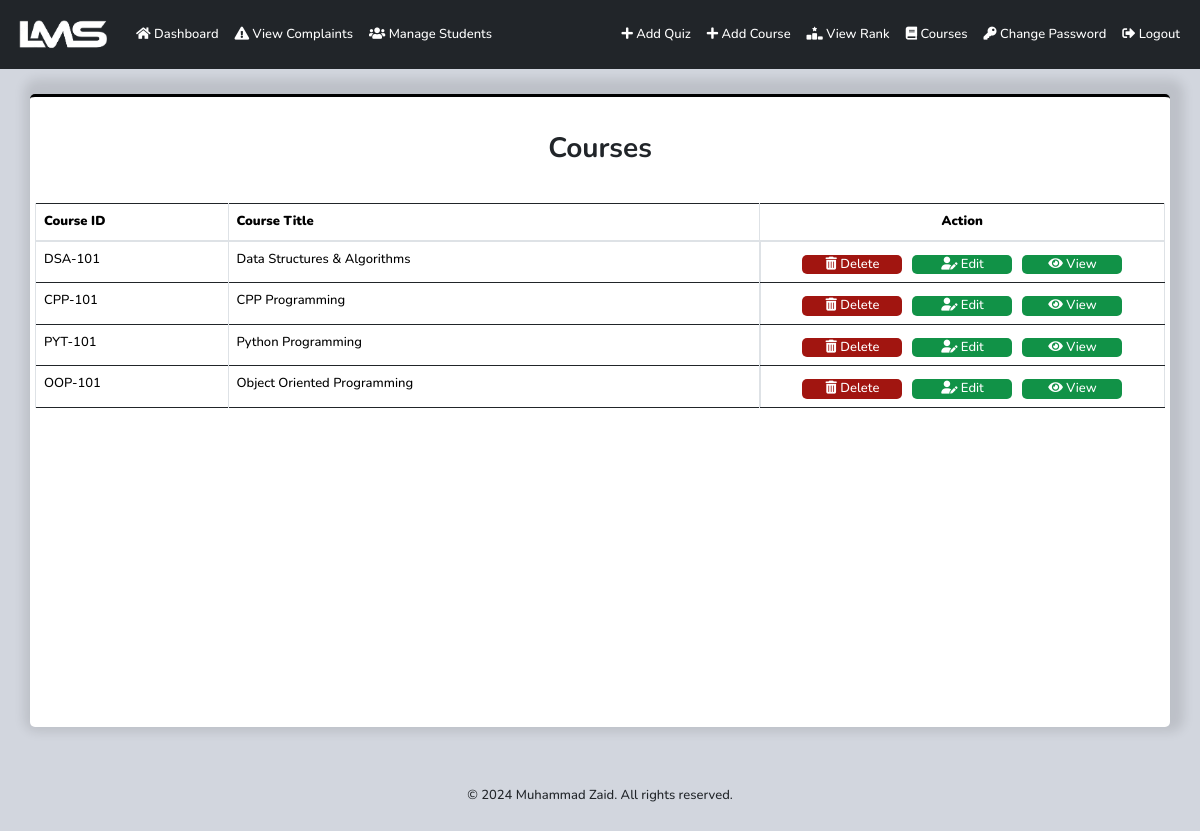
The app's page /courses/ (signed in) with its own data.
### base/models.py (models this page shows, shortened)
class Courses(models.Model):
    course_title = models.CharField(max_length=200)
    course_no = models.CharField(max_length=200, unique=True)

### base/views.py (the view)
# urls.py: path('courses/', views.courses, name='courses'),
@login_required(login_url='login')
def courses(request):
    courses = Courses.objects.all()
    return render(request, 'base/courses.html', {'courses': courses})

### base/templates/base/courses.html (shortened to what this page needs)
{% extends 'base/main.html' %}
{% load static %}
{% block content %}
<div class="quiz-main-container" style="height: 88vh;">
    <div id="quiz-container" class="quiz-main-container-box">
        <h3 class="quiz-title-2"><strong>Courses</strong></h3>
        <div class="table-responsive">
            <table id="course-table" style="vertical-align: middle; min-width: 100%;"
                class="table table-hover table-bordered">
            <thead>
                <tr>
                    <th width="4%"><strong>Course ID</strong></th>
                    <th width="12%"><strong>Course Title</strong></th>
                    {% if user.is_staff %}
                    <th width="2%" style="text-align: center;"><strong>Action</strong></th>
                    {% endif %}
                </tr>
            </thead>
            <tbody>
                {% for course in courses %}
                <tr>
                    <td class="m">{{course.course_no}}</td>
                    <td class="m"><a href="{% url 'quizzes' course.id %}">{{course.course_title}}</a></td>
                    {% if user.is_staff %}
                    <td class="m" style="display: flex; justify-content: center; align-items: center; gap: 10px;">
                        <a href="{% url 'delete_course' course.id %}">
                            <button class="sub-danger-label" style="padding: 0px; width: 100px; margin-top: 5px;">
                                <i class="fa-solid fa-trash-can"></i> Delete
                            </button>
                        </a>
                        <a href="{% url 'edit_course' course.id %}">
                            <button class="sub-label" style="padding: 0px; width: 100px; margin-top: 5px;">
                                <i class="fa-solid fa-user-edit"></i> Edit
                            </button>
                        </a>
                        <a href="{% url 'view_submissions' course.id %}">
                            <button class="sub-label" style="padding: 0px; width: 100px; margin-top: 5px;">
                                <i class="fa fa-eye"></i> View
                            </button>
                        </a>
                    </td>
                    {% endif %}
                </tr>
                {% endfor %}
                </tbody>
            </table>
        </div>
    </div>
</div>
{% endblock %}

### base/static/css/main.css (style rules this page uses)
* { font-family: "Nunito", sans-serif; font-optical-sizing: auto; font-weight: 500; font-style: normal; }
body { background-color: #d2d6de; font-size: small; }
button { outline: none !important; border: none; background: transparent; }
a { text-decoration: none; color: #000; }
.sub-label { display: block; background-color: #119247; color: #fff; padding: 5px; border-radius: 5px; }
.sub-danger-label { display: block; width: 100px; background-color: #a11510; color: #fff; border-radius: 5px; }
.quiz-main-container { height: 200vh; display: flex; flex-direction: column; align-items: center; }
#quiz-container { background-color: white; border-top: 3px solid black; height: 90%; display: flex; flex-direction: column; align-items: center; padding: 5px; font-size: small; }
.quiz-main-container-box { width: 95%; margin: 25px; box-shadow: 4px -5px 11px 10px rgba(0, 0, 0, 0.1); border-radius: 5px; }
th { font-weight: bold; }
.quiz-title-2 { padding: 30px; }
.table-responsive { overflow-x: auto; -webkit-overflow-scrolling: touch; }
.table { width: 100%; min-width: 800px; }
a { text-decoration: none; color: #fff; }

### base/templates/base/courses.html (style rules this page uses)
a { text-decoration: none; color: black; }

### records on screen
Courses: course_no "DSA-101", course_title "Data Structures & Algorithms"
Courses: course_no "CPP-101", course_title "CPP Programming"
Courses: course_no "PYT-101", course_title "Python Programming"
Courses: course_no "OOP-101", course_title "Object Oriented Programming"
